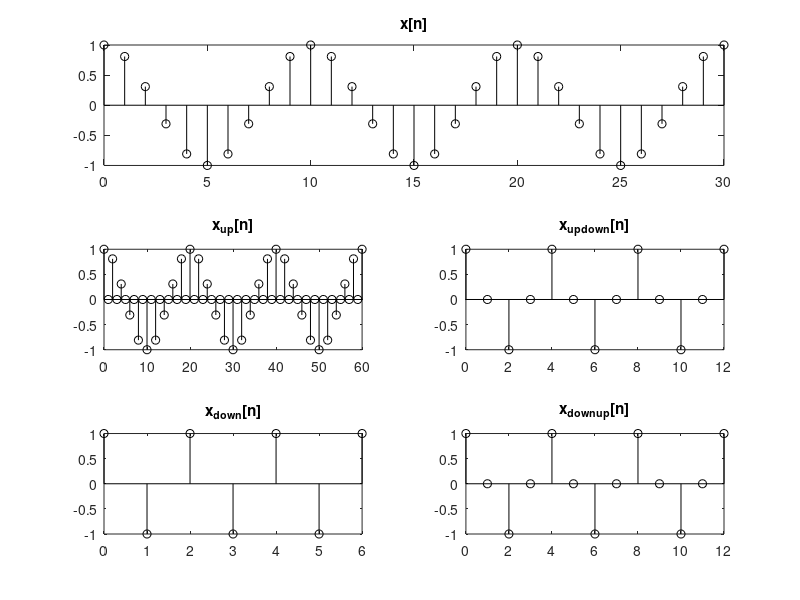

Here is the MATLAB script that generated this plot:
x = @(n) cos(pi.*n./5).*(mod(n,1)==0);
L = 2; M = 5; 
xup = @(n) x(n/L); xupdown = @(n) xup(n*M);
xdown = @(n) x(n*M); xdownup = @(n) xdown(n/L);
n = 0:30; subplot(3,2,[1 2]); stem(n,x(n),'k'); title("x[n]");

n = 0:30*L; subplot(323); stem(n,xup(n),'k'); title("x_u_p[n]");
n = 0:30*L/M; subplot(324); stem(n,xupdown(n),'k'); title("x_u_p_d_o_w_n[n]");

n = 0:30/M; subplot(325); stem(n,xdown(n),'k'); title("x_d_o_w_n[n]");
n = 0:30*L/M; subplot(326); stem(n,xdownup(n),'k'); title("x_d_o_w_n_u_p[n]");
